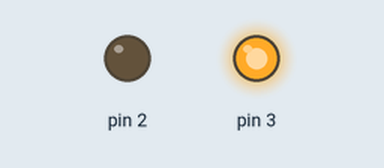
The sketch below on a simulated Arduino Uno, built with avr-gcc and run on an emulated ATmega328P. Shown: output pins drawn as LEDs (lit = HIGH).

Above: at 0.5 s.
At 18.9 s:
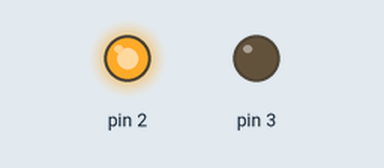
At 30.5 s:
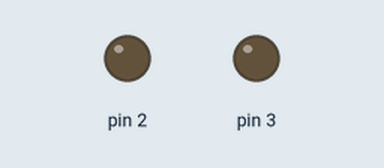
Timing chart, 0 to 32.2 s (numbered marks = the images above):
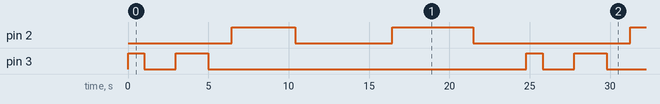

The sketch:

blink.ino
```cpp
void setup()
{
 pinMode(3, OUTPUT);
 pinMode(2, OUTPUT);
}

void loop()
{
  digitalWrite(3, HIGH);
  delay(1021);
  digitalWrite(3, LOW);
  delay(1939);
  digitalWrite(3, HIGH);
  delay(2021);
  digitalWrite(3, LOW);
  delay(1469);
  digitalWrite(2, HIGH);
  delay(3970);
  digitalWrite(2,LOW);
  delay(6024);
  digitalWrite(2, HIGH);
  delay(5032);
  digitalWrite(2, LOW);
  delay(3320);
}
```

Measured:
- by itself, pin 2: repeats every 24.8 s: LOW 6.0 s, HIGH 5.0 s, LOW 9.8 s, HIGH 4.0 s
- by itself, pin 3: repeats every 24.8 s: LOW 1.9 s, HIGH 2.0 s, LOW 19.8 s, HIGH 1.0 s
- by itself, everything shown: repeats every 24.8 s, in 8 steps
